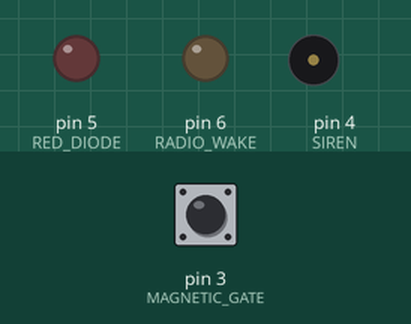
Recording of a sketch running on a simulated Arduino Uno, built with avr-gcc and run on an emulated ATmega328P. Parts: output pins drawn as LEDs (lit = HIGH), buzzer (waves = sounding, pin HIGH). The inputs (shaded band) are chosen by the test bench; at power-on: pin 3 (MAGNETIC_GATE) HIGH. Sleep ends after the set time or at an interrupt; no radio packets arrive unless stated.

Above: at 1.2 s.
1.3 s: pin 3 (MAGNETIC_GATE) pulled LOW for 0.15 s
At 2.2 s:
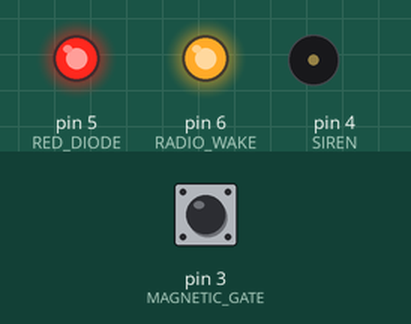
At 7.3 s:
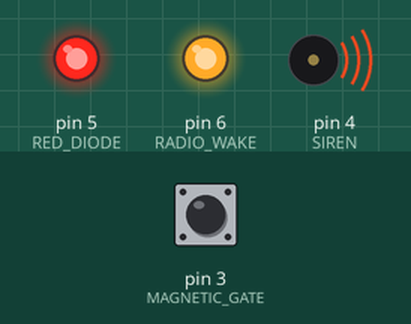
Timing chart, 0 to 8.8 s (numbered marks = the images above; inputs shaded):
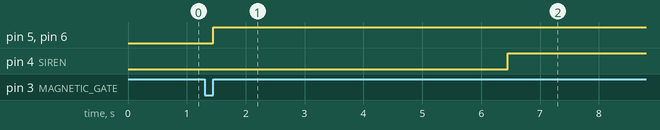

The sketch:

eardestroyer.ino
```cpp
#include <avr/sleep.h>
#include <RH_ASK.h>

bool interrupted = false;
bool armed = true;

uint8_t buf[RH_ASK_MAX_MESSAGE_LEN];
uint8_t buflen = sizeof(buf);

long wokenUpAtMillis = 0;
long interval = 5000; // 5s

int MAGNETIC_GATE = 3;
int SIREN = 4;
int RED_DIODE = 5;
int RADIO_WAKE = 6;

RH_ASK radio(1000, 2);

void setup()
{
  pinMode(MAGNETIC_GATE, INPUT_PULLUP);
  pinMode(RED_DIODE, OUTPUT);
  pinMode(SIREN, OUTPUT);
  pinMode(RADIO_WAKE, OUTPUT);

  digitalWrite(RED_DIODE, LOW);
  digitalWrite(SIREN, LOW);
  digitalWrite(RADIO_WAKE, LOW);
  digitalWrite(LED_BUILTIN, LOW);

  Serial.begin(9600);

  if (!radio.init())
  {
    digitalWrite(LED_BUILTIN, HIGH);
  }
}

void wake()
{
  interrupted = true;
  // cancel sleep as a precaution
  sleep_disable();
  // precautionary while we do other stuff
  detachInterrupt(digitalPinToInterrupt(MAGNETIC_GATE));
  // set currently passed miliseconds since the Arudino board began running (will overflow ater ~50 days, shoudn't be problem for us)
  wokenUpAtMillis = millis();
}

// the loop function runs over and over again forever
void loop()
{
  if (interrupted)
  {
    int openDoors = digitalRead(MAGNETIC_GATE);

    if (openDoors)
    {
      unsigned long currentMillis = millis();

      // wake up radio module to allow listening for the deactivate signal
      digitalWrite(RADIO_WAKE, HIGH);
      // light up RED LED to signalize we have to disable it before the alarm goes crazy
      digitalWrite(RED_DIODE, HIGH);

      if (currentMillis - wokenUpAtMillis > interval)
      {
        // boom
        digitalWrite(SIREN, HIGH);
      }

      if (radio.recv(buf, &buflen))
      {
        buf[buflen] = 0; // end buffer (I guess, I haven't done C in years)

        if (strcmp((char *)buf, "ed:jb:3576") == 0)
        {
          // let's go to sleep...
          interrupted = false;
          // ...but mark it as unarmed
          armed = false;
        }
      }
    }
    else if (!armed)
    {
      // let's go to sleep...
      interrupted = false;
      // and be ready to ring the alarm again next time someone open the doors
      armed = true;
    }

    // let's not sleep yet
    return;
  }

  digitalWrite(RED_DIODE, LOW);
  digitalWrite(SIREN, LOW);
  digitalWrite(RADIO_WAKE, LOW);

  // code for deep-sleep copied from http://www.gammon.com.au/power

  ADCSRA = 0;

  set_sleep_mode(SLEEP_MODE_PWR_DOWN);
  sleep_enable();

  // Do not interrupt before we go to sleep, or the
  // ISR will detach interrupts and we won't wake.
  noInterrupts();

  // will be called when pin D2 goes low
  attachInterrupt(digitalPinToInterrupt(MAGNETIC_GATE), wake, RISING);
  EIFR = bit(INTF0); // clear flag for interrupt 0

  // turn off brown-out enable in software
  // BODS must be set to one and BODSE must be set to zero within four clock cycles
  MCUCR = bit(BODS) | bit(BODSE);
  // The BODS bit is automatically cleared after three clock cycles
  MCUCR = bit(BODS);

  // We are guaranteed that the sleep_cpu call will be done
  // as the processor executes the next instruction after
  // interrupts are turned on.
  interrupts(); // one cycle
  sleep_cpu();  // one cycle
}
```

Measured:
- after the input at 1.3 s, pin 5 (RED_DIODE), pin 6 (RADIO_WAKE): LOW → HIGH after 0.15 s; pin 4 (SIREN): LOW → HIGH after 5.2 s
